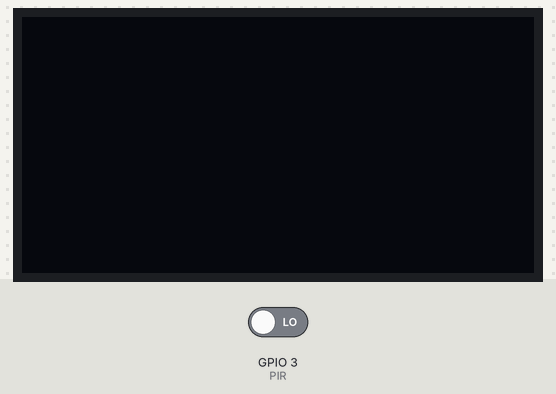
Recording of a sketch running on a simulated ESP32. Shown: 128×64 one-colour display. The inputs (shaded band) are chosen by the test bench; at power-on: GPIO 3 (PIR) LOW. What the sketch prints to the serial monitor is not drawn.

Above: at 1.7 s.
1.8 s: GPIO 3 (PIR) driven HIGH
At 2.8 s:
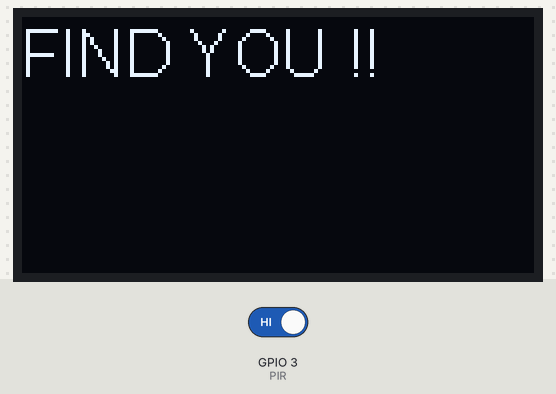
4.8 s: GPIO 3 (PIR) driven LOW
Timing chart, 0 to 7.8 s (numbered marks = the images above; inputs shaded):
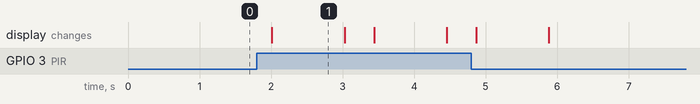

Measured:
- after the input at 1.8 s, the display: changes after 0.21 s (image 1)
- what the display in image 1 shows lasts 1.0 s, from 2.0 s to 3.0 s

The sketch:

OLED_read_PIR.ino
```cpp
#include <Wire.h>               // Only needed for Arduino 1.6.5 and earlier
#include "SSD1306Wire.h"        // legacy: #include "SSD1306.h"

SSD1306Wire display(0x3c, 15, 13);  // this line cause the temp not reading properly
#define PIR 3

//#define flash 4
//#define onboard 33

void setup() {
  Serial.begin(115200);
  pinMode(PIR, INPUT_PULLDOWN);
  display.init();

  //pinMode(flash, OUTPUT);
  //pinMode(onboard, OUTPUT);
  //pinMode(PIR, INPUT);
  //pinMode(PIR2, INPUT);
  //analogReadResolution(12);
}


void loop() {
  //  display.clear();
  //  delay(100);
  display.resetDisplay();
  delay(100);
  display.displayOff();
  delay(100);
  display.displayOn();
  delay(100);

  //  delay(100);
  //  display.display();
  //  delay(100);
  //  display.clear();
  //  delay(100);

  int ValuePIR = digitalRead(PIR);
  Serial.printf("PIR Read = %d\n", ValuePIR);

  if (ValuePIR == HIGH) {
    display.clear();
    delay(100);
    display.setTextAlignment(TEXT_ALIGN_LEFT);
    display.setColor(WHITE);
    display.setFont(ArialMT_Plain_16);
    display.drawString(0, 0, "FIND YOU !!");
    display.display();
    delay(1000);
    //    display.clear();
  } else {
    //    display.clear();
    //    delay(100);
    //    display.setFont(ArialMT_Plain_16);
    //    display.drawString(0, 0, "DEBUG !!");
    //    display.display();
  }

}
```
